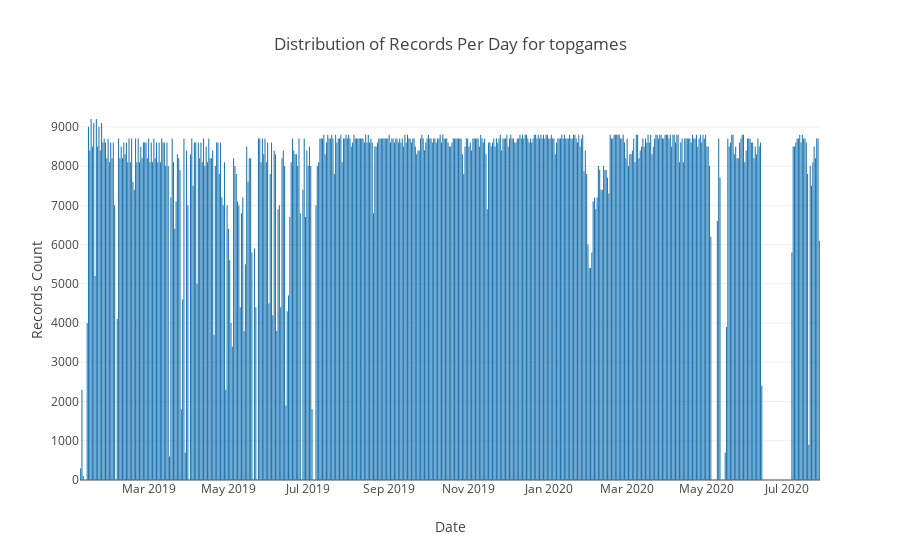

Write notebook code for a chart like this one.
### Markdown cell above
## These are the number of entries we have per day for the `topgames` Mongo collection.  Each query returns the current top 100 games being played.  This is run every 15 minutes.

### Code cell
# https://plot.ly/python/bar-charts/

data = [Bar(
        x=grouped_df['date'],
        y=grouped_df['count']
    )]

layout = Layout(
        title='Distribution of Records Per Day for topgames',
        xaxis=dict(
            title='Date'
        ),
        yaxis=dict(
            title='Records Count'
        )
    )

fig = Figure(data=data, layout=layout)

iplot(fig)

### Figure 1 — Plotly figure (JSON) as saved in the notebook; plotly's stock layout.template omitted (floating-point values rounded to 4 significant figures; data arrays with more than 128 entries replaced by an {"elided": "..."} marker saying what was removed)
{"data": [{"type": "bar", "uid": "66f7529d-3f42-4bd4-9571-312c74e110a3", "x": {"elided": "528 str values"}, "y": {"elided": "528 int values"}}], "layout": {"title": {"text": "Distribution of Records Per Day for topgames"}, "xaxis": {"title": {"text": "Date"}}, "yaxis": {"title": {"text": "Records Count"}}}}
